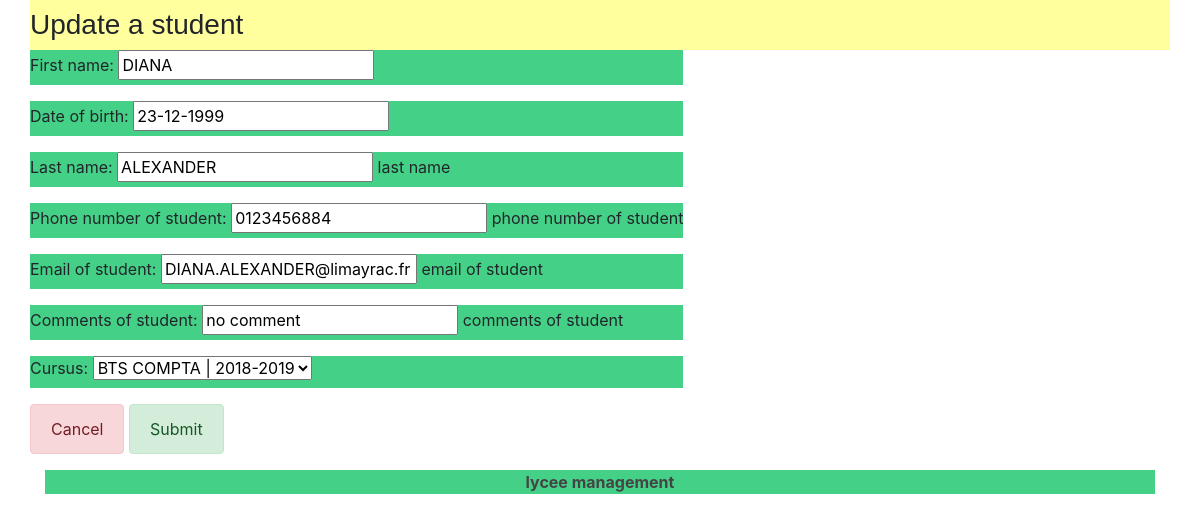
The page /lycee/student/edit/150 on the database its author committed.
### lycee/models.py (models this page shows, shortened)
class Student(models.Model):
  first_name = models.CharField(
    max_length = 50,
    blank = False,
    null = False
  )
  birth_date = models.DateField(
    verbose_name= 'date of birth',
    blank = False,
    null = False
  )
  last_name = models.CharField(
    max_length = 255,
    blank = False,
    null = False,
    help_text = "last name",
    default= '???'
  )
  phone = models.CharField(
    max_length = 10,
    verbose_name = "phone number of student",
    blank = False,
    null = False,
    help_text = "phone number of student",
    default= '0123456789'
  )
  email = models.CharField(
    max_length = 255,
    verbose_name = "email of student",
    blank = False,
    null = False,
    help_text = "email of student",
    default = 'a@a.fr'
  )
  comments = models.CharField(
    max_length = 255,
    verbose_name = "comments of student",
    blank = True,
    null = False,
    help_text = "comments of student",
    default = '...'
  )
  cursus = models.ForeignKey(
    Cursus,
    on_delete = models.CASCADE,
    null = True
  )

### lycee/views.py (the view, shortened to what this page needs)
# urls.py: path('lycee/student/edit/<int:pk>',StudentUpdateView.as_view(),name='edit_student'),
class StudentUpdateView(UpdateView):
  model = Student
  template_name = 'lycee/student/edit.html'
  fields = ['first_name','birth_date','last_name','phone','email','comments','cursus']

### lycee/models.py (called while the page is built)
  def __str__(self):
    return '{} | {}'.format(self.name,self.scholar_year)

### lycee/templates/lycee/student/edit.html (shortened to what this page needs)
{% extends "master.html" %}
{% load static %}
{% if liste%}
  {% block title %}
    <h3>Update a student</h3>
  {% endblock %}
  {% block content %}
    <form method="POST">
      {{ form.as_p }}
      <div class="boutons">
        <button class = "alert alert-danger" type='cancel'>
          Cancel
        </button>
        <button class = "alert alert-success" type='submit'>
          Submit
        </button>
      </div>
    </form>
  {% endblock %}
{% else %}
  <p> No cursus to show .</p>
{% endif %}

### lycee/static/lycee/style.css (style rules this page uses)
p { background-color: #44d187 }
html { position: relative; min-height: 100%; }

### rows shown on the page
Student: first_name "DIANA", birth_date "23-12-1999", last_name "ALEXANDER", phone "0123456884", email "DIANA.ALEXANDER@limayrac.fr", comments "no comment", cursus "BTS COMPTA | 2018-2019"
